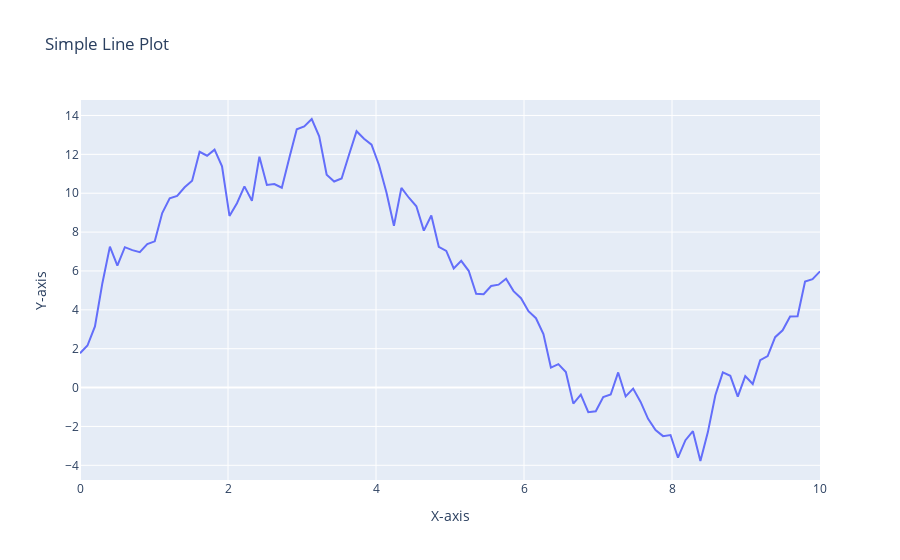

Notebook source saved alongside this figure:
### Markdown cell above
# Q20 Using Plotly, create a basic line plot of a randomly generated dataset, label the axes, and set the title as 'Simple Line Plot.

### Code cell
import plotly.graph_objects as go
import numpy as np


np.random.seed(0)
x = np.linspace(0, 10, 100)
y = np.random.randn(100).cumsum()


fig = go.Figure()

fig.add_trace(go.Scatter(x=x, y=y, mode='lines', name='Random Data'))


fig.update_layout(
    title='Simple Line Plot',
    xaxis_title='X-axis',
    yaxis_title='Y-axis'
)

fig.show()
